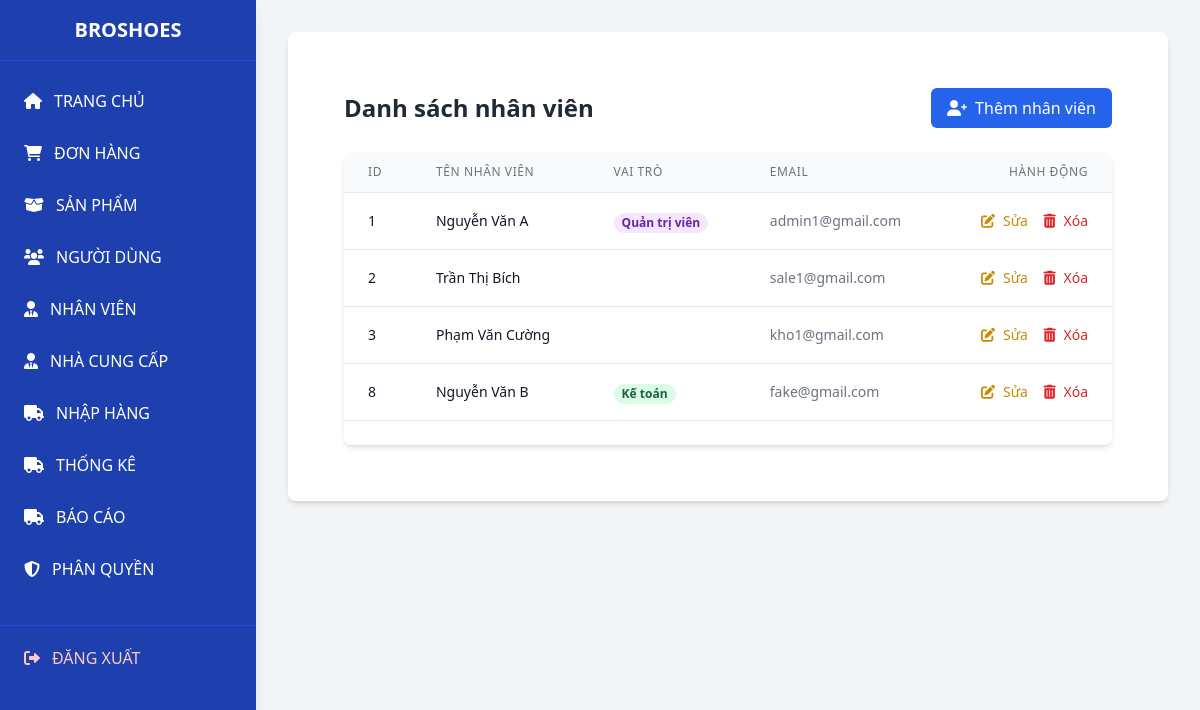
The app's page /admin/admin.php?page=employees&action=list (signed in) with its own data.
### tables this page shows
CREATE TABLE `employee` (
  `EmployeeID` int(11) NOT NULL,
  `Username` varchar(50) NOT NULL,
  `Fullname` varchar(100) NOT NULL,
  `PhoneNumber` varchar(20) DEFAULT NULL,
  `Email` varchar(100) NOT NULL,
  `Address` text DEFAULT NULL,
  `PasswordHash` varchar(255) NOT NULL,
  `CreatedAt` datetime DEFAULT current_timestamp(),
  `isActivate` int(11) NOT NULL,
  `RoleID` int(11) DEFAULT NULL
);

CREATE TABLE `vai_tro` (
  `id` int(11) NOT NULL,
  `ten_vai_tro` varchar(100) NOT NULL,
  `trangthai` tinyint(1) NOT NULL DEFAULT 1
);

### admin/models/Permission.php (called while the page is built, shortened)
<?php
    class Permission {
        private $db;
        public function __construct($db) {
            $this->db = $db;
        }
        public function getPermissionsByRole($RoleID) {
            $query = "SELECT ma_quyen FROM quyen WHERE id IN (SELECT id_quyen FROM chitiet_vaitro_quyen WHERE id_vaitro = :roleID)";
            $stmt = $this->db->prepare($query);
            $stmt->bindParam(':roleID', $RoleID, PDO::PARAM_INT);
            $stmt->execute();
            return $stmt->fetchAll(PDO::FETCH_COLUMN, 0);
        }
    }

### admin/models/Employee.php (called while the page is built, shortened)
<?php
class Employee
{
    private $pdo;
    public function __construct($pdo)
    {
        $this->pdo = $pdo;
    }
    public function getAll()
    {
        $stmt = $this->pdo->query("SELECT e.*, v.ten_vai_tro
                                   FROM employee e
                                   LEFT JOIN vai_tro v ON e.RoleID = v.id
                                   ");
        return $stmt->fetchAll(PDO::FETCH_ASSOC);
    }
}

### admin/views/employees/list.php (the view, shortened to what this page needs)
<?php if (!$hasStaffViewPermission): ?>
    <div style="margin-top: 15px; color: red; font-weight: bold;">
        Bạn không có quyền truy cập trang này.
    </div>
<?php else: ?>
<?php
function renderButton($text, $href = '#', $iconClass = '', $itemclass= '',$disabled = false , $dltBtn = false)
{
    $itemclass .= $disabled ? 'bg-gray-400 cursor-not-allowed' : '';
    $hrefAttribute = $disabled ? '' : 'href="' . $href . '"';
    $deleteBtn = $dltBtn ? 'onclick="return confirm("Bạn có chắc chắn muốn xóa người dùng này?")"' : '';
    echo '<a ' . $hrefAttribute . ' class="' . $itemclass . '" '.$deleteBtn.'>';
    if (!empty($iconClass)) {
        echo '<i class="' . $iconClass . ' mr-2"></i>';
    }
    echo $text;
    echo '</a>';
}
?>
<div class="max-w-7xl mx-auto px-4 sm:px-6 lg:px-8 py-8">
    <div class="flex justify-between items-center mb-6">
        <h2 class="text-2xl font-bold text-gray-800">Danh sách nhân viên</h2>
        <?php renderButton('Thêm nhân viên','admin.php?page=employees&action=add','fas fa-user-plus mr-2','px-4 py-2 bg-blue-600 text-white rounded-md hover:bg-blue-700 transition flex items-center',!$hasStaffAddPermission) ?>
    </div>
    <div class="bg-white shadow-md rounded-lg overflow-hidden">
        <div class="overflow-x-auto">
            <table class="min-w-full divide-y divide-gray-200">
                <thead class="bg-gray-50">
                    <tr>
                        <th scope="col" class="px-6 py-3 text-left text-xs font-medium text-gray-500 uppercase tracking-wider">ID</th>
                        <th scope="col" class="px-6 py-3 text-left text-xs font-medium text-gray-500 uppercase tracking-wider">Tên nhân viên</th>
                        <th scope="col" class="px-6 py-3 text-left text-xs font-medium text-gray-500 uppercase tracking-wider">Vai trò</th>
                        <th scope="col" class="px-6 py-3 text-left text-xs font-medium text-gray-500 uppercase tracking-wider">Email</th>
                        <th scope="col" class="px-6 py-3 text-right text-xs font-medium text-gray-500 uppercase tracking-wider">Hành động</th>
                    </tr>
                </thead>
                <tbody class="bg-white divide-y divide-gray-200">
                    <?php foreach ($employees as $employee): ?>
                    <tr class="hover:bg-gray-50 transition">
                        <td class="px-6 py-4 whitespace-nowrap text-sm font-medium text-gray-900"><?= $employee['EmployeeID'] ?></td>
                        <td class="px-6 py-4 whitespace-nowrap text-sm text-gray-900 font-medium"><?= htmlspecialchars($employee['Fullname']) ?></td>
                        <td class="px-6 py-4 whitespace-nowrap">
                            <span class="px-2 inline-flex text-xs leading-5 font-semibold rounded-full
                                <?= $employee['RoleID'] == 1 ? 'bg-purple-100 text-purple-800' :
                                   ($employee['RoleID'] == 2 ? 'bg-blue-100 text-blue-800' : 'bg-green-100 text-green-800') ?>">
                                <?= htmlspecialchars($employee['ten_vai_tro']) ?>
                            </span>
                        </td>
                        <td class="px-6 py-4 whitespace-nowrap text-sm text-gray-500"><?= htmlspecialchars($employee['Email']) ?></td>
                        <td class="px-6 py-4 whitespace-nowrap text-right text-sm font-medium">
                            <?= ($hasStaffDeletePermission) ? '<a href="admin.php?page=employees&action=delete&id='.$employee['EmployeeID'].'"
                                        class="text-red-600 hover:text-red-900" onclick="return confirm(\'Bạn chắc chắn muốn xóa nhân viên này?\')">
                                            <i class="fas fa-trash-alt mr-1"></i> Xóa
                                        </a>' : '<a
                                        class="text-red-600 hover:text-red-900 cursor-not-allowed" ">
                                            <i class="fas fa-trash-alt mr-1"></i> Xóa
                                        </a>' ?>
                        </td>
                    </tr>
                    <?php endforeach; ?>
                </tbody>
            </table>
        </div>
        <div class="bg-white px-4 py-3 flex items-center justify-between border-t border-gray-200 sm:px-6">
        </div>
    </div>
</div>
<?php endif; ?>

### records on screen
employee: EmployeeID "1", Fullname "Nguyễn Văn A", RoleID.ten_vai_tro "Quản trị viên", Email "admin1@gmail.com"
employee: EmployeeID "2", Fullname "Trần Thị Bích", Email "sale1@gmail.com"
employee: EmployeeID "3", Fullname "Phạm Văn Cường", Email "kho1@gmail.com"
employee: EmployeeID "8", Fullname "Nguyễn Văn B", RoleID.ten_vai_tro "Kế toán", Email "fake@gmail.com"

### other values on screen
$text "Thêm nhân viên"
